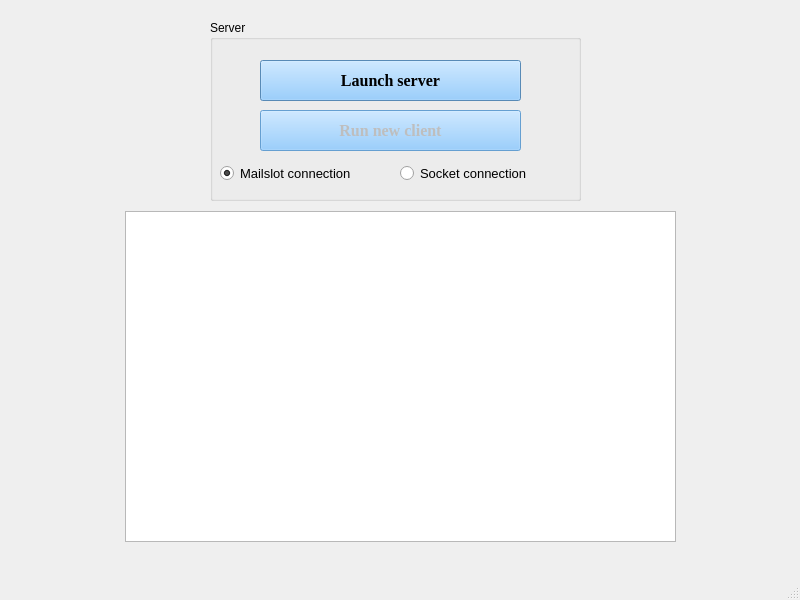
<?xml version="1.0" encoding="UTF-8"?>
<ui version="4.0">
 <class>MainWindow</class>
 <widget class="QMainWindow" name="MainWindow">
  <property name="geometry">
   <rect>
    <x>0</x>
    <y>0</y>
    <width>800</width>
    <height>600</height>
   </rect>
  </property>
  <property name="windowTitle">
   <string>Server</string>
  </property>
  <widget class="QWidget" name="centralwidget">
   <widget class="QGroupBox" name="groupBox">
    <property name="geometry">
     <rect>
      <x>210</x>
      <y>20</y>
      <width>371</width>
      <height>181</height>
     </rect>
    </property>
    <property name="title">
     <string>Server</string>
    </property>
    <widget class="QPushButton" name="launchButton">
     <property name="geometry">
      <rect>
       <x>50</x>
       <y>40</y>
       <width>261</width>
       <height>41</height>
      </rect>
     </property>
     <property name="font">
      <font>
       <family>Times New Roman</family>
       <pointsize>12</pointsize>
       <italic>false</italic>
       <bold>true</bold>
      </font>
     </property>
     <property name="styleSheet">
      <string notr="true">font: 700 12pt &quot;Times New Roman&quot;;
background-color: rgb(123, 193, 255);</string>
     </property>
     <property name="text">
      <string>Launch server</string>
     </property>
    </widget>
    <widget class="QPushButton" name="runClientButton">
     <property name="enabled">
      <bool>false</bool>
     </property>
     <property name="geometry">
      <rect>
       <x>50</x>
       <y>90</y>
       <width>261</width>
       <height>41</height>
      </rect>
     </property>
     <property name="font">
      <font>
       <family>Times New Roman</family>
       <pointsize>12</pointsize>
       <italic>false</italic>
       <bold>true</bold>
      </font>
     </property>
     <property name="styleSheet">
      <string notr="true">font: 700 12pt &quot;Times New Roman&quot;;
background-color: rgb(123, 193, 255);</string>
     </property>
     <property name="text">
      <string>Run new client</string>
     </property>
    </widget>
    <widget class="QRadioButton" name="mailslotRadioButton">
     <property name="geometry">
      <rect>
       <x>10</x>
       <y>140</y>
       <width>181</width>
       <height>26</height>
      </rect>
     </property>
     <property name="sizePolicy">
      <sizepolicy hsizetype="Minimum" vsizetype="Maximum">
       <horstretch>0</horstretch>
       <verstretch>0</verstretch>
      </sizepolicy>
     </property>
     <property name="font">
      <font>
       <pointsize>10</pointsize>
      </font>
     </property>
     <property name="text">
      <string>Mailslot connection</string>
     </property>
     <property name="checked">
      <bool>true</bool>
     </property>
    </widget>
    <widget class="QRadioButton" name="socketRadioButton">
     <property name="geometry">
      <rect>
       <x>190</x>
       <y>140</y>
       <width>171</width>
       <height>26</height>
      </rect>
     </property>
     <property name="sizePolicy">
      <sizepolicy hsizetype="Minimum" vsizetype="Maximum">
       <horstretch>0</horstretch>
       <verstretch>0</verstretch>
      </sizepolicy>
     </property>
     <property name="font">
      <font>
       <pointsize>10</pointsize>
      </font>
     </property>
     <property name="text">
      <string>Socket connection</string>
     </property>
    </widget>
   </widget>
   <widget class="QTableWidget" name="tableWidget">
    <property name="geometry">
     <rect>
      <x>125</x>
      <y>211</y>
      <width>551</width>
      <height>331</height>
     </rect>
    </property>
   </widget>
  </widget>
  <widget class="QMenuBar" name="menubar">
   <property name="geometry">
    <rect>
     <x>0</x>
     <y>0</y>
     <width>800</width>
     <height>26</height>
    </rect>
   </property>
  </widget>
  <widget class="QStatusBar" name="statusbar"/>
 </widget>
 <resources/>
 <connections/>
</ui>
